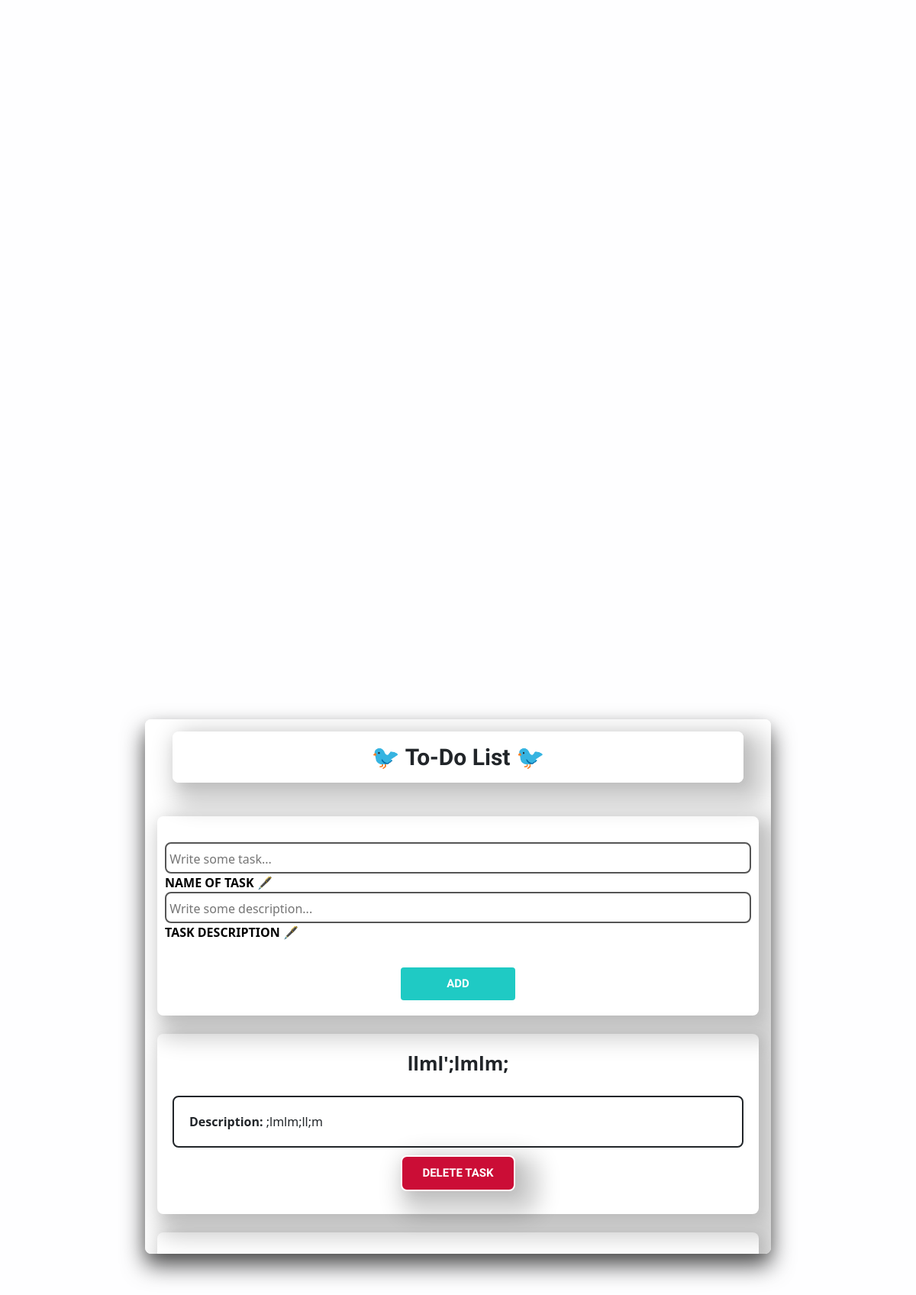
The page /todo_list on the database as committed earlier.
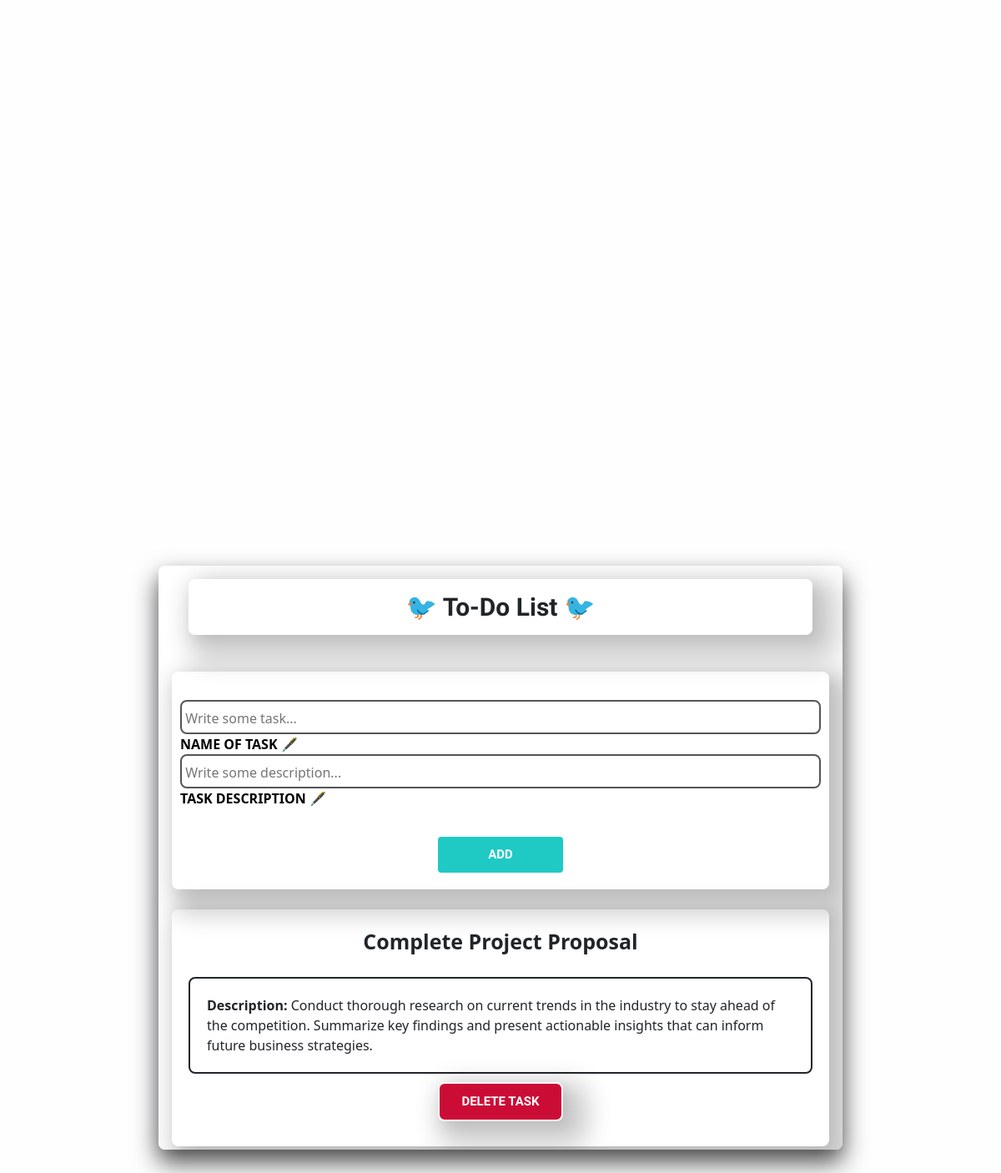
The same page on the database as committed later.
### main/models.py (models this page shows, shortened)
class ToDoTask(models.Model):
    title = models.CharField('Task Name', max_length=100, default='')
    description = models.CharField('Description of task', max_length=255, default='')
    class Meta:
        verbose_name = 'Task'
        verbose_name_plural = 'Tasks'

### main/views.py (the view, shortened to what this page needs)
# urls.py: path('todo_list', views.index, name='todopage'),
def index(request):
    error = ''
    form = ToDoTaskForm()
    tasks = ToDoTask.objects.all()
    data = {
        'form' : form,
        'error': error,
        'tasks': tasks,
    }
    return render(request, 'main/todo_list.html', data)

### main/forms.py
class ToDoTaskForm(ModelForm):
    class Meta:
        model = ToDoTask
        fields = ['title', 'description']
        widgets = {
            "title" : TextInput(attrs={
                'placeholder': " Write some task..."
            }),
            "description": TextInput(attrs={
                'placeholder': " Write some description..."
            })
        }

### main/templates/main/todo_list.html (shortened to what this page needs)
{% load static %}
<!DOCTYPE html>
<html lang="en">
<head>
    <link rel="stylesheet" href="{% static 'main/css/todo_style.css' %}">
    <link href="https://cdn.jsdelivr.net/npm/bootstrap@5.3.2/dist/css/bootstrap.min.css" rel="stylesheet"
>
</head>
<body>
    <div class="main">
        <div class="task_maker" style="text-align:center;">
            <p class="name_of_todo_list"><b>🐦 To-Do List 🐦</b></p>
        </div>
        <br>
        <div class="tasks">
            <div class="task_list">
            <div class="new_task_box">
                    <form id="todo_form" method="POST">
                        <br>
                        <div class="input-container">
                            {{ form.title }}
                            <label><b>  NAME OF TASK</b> 🖋</label>
                        </div>
                        <div class="input-container">
                            {{ form.description }}
                            <label>{% filter upper %} <b>   task description </b>🖋{% endfilter %}</label>
                        </div>
                        <br>
                        <div class="all_buttons" id="create_button" style="display: flex; justify-content: center;">
                            <button type="submit" class="button_add"><b> ADD </b></button>
                        </div>
                    </form>
                </div>
                {% if tasks %}
                    {% for el in tasks %}
                    <br>
                    <div class="task_window">
                        <div class="title_task" style="text-align: center; font-size: 25px;"><b>{{ el.title }}</b></div>
        <br>
        <div class="desc_task"><b>Description:</b> {{ el.description }}</div>
        <div class="del_but" id="delete_button" style="display: flex; justify-content: center;">
            <form method="post" action="{% url 'delete_task' pk=el.pk %}">
                <button class="delete_button" type="submit"><b>DELETE TASK</b></button>
            </form>
        </div>
                        </div>
                    {% endfor %}
                {% else %}
                    <br>
                    <div class="new_task_box">
                        <p class="enemy_text" style="text-align:center;"> 📋 <b> No tasks to display. <br> You can start adding tasks by filling out the form higher. 📝 </b></p>
                    </div>
                    <br>
                {% endif %}
            </div>
                </div>
        </div>
</body>
</html>

Rows that differ between the two databases and show on the page:
removed ToDoTask: title "llml';lmlm;", description ";lmlm;ll;m"
added ToDoTask: title "Complete Project Proposal", description "Conduct thorough research on current trends in the industry to stay ahead of the competition. Summarize key findings and present actionable insights that can inform future business strategies."
